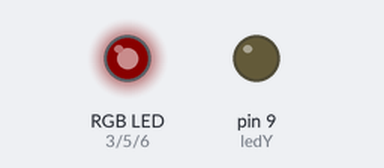
The sketch below on a simulated Arduino Uno, built with avr-gcc and run on an emulated ATmega328P. Parts: an RGB LED mixed from three pins (HIGH = lit), output pins drawn as LEDs (lit = HIGH). Dim RGB values are drawn brighter than linear.

Above: at 0.05 s.
At 0.9 s:
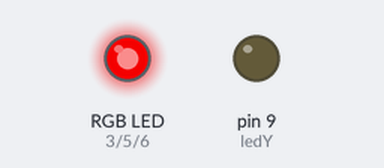
At 1.8 s:
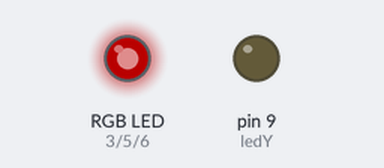
At 3.95 s:
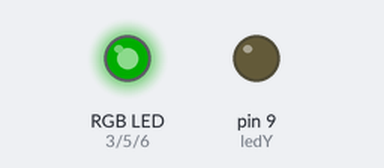
At 6.0 s:
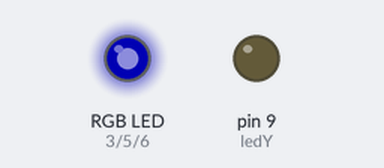
At 8.1 s:
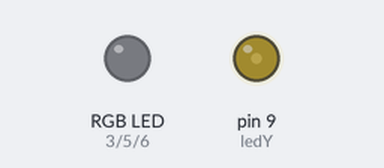
Timing chart, 0 to 10.8 s (numbered marks = the images above):
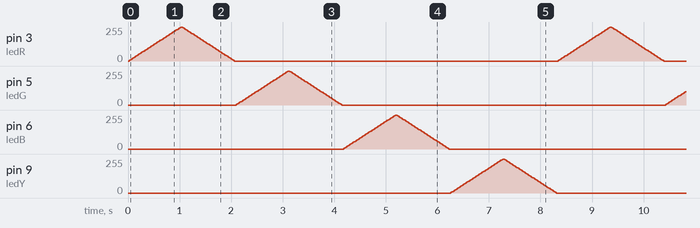

The sketch:

ARnn_4_led_start.ino
```cpp
/*
 Dimming 4 leds
 */

int ledR = 3;    // LED connected to digital pin 3
int ledG = 5;
int ledB = 6;
int ledY = 9;

int dimTime = 20;

void setup()  {
  // nothing happens in setup
}

void loop()  {
  // fade in from min to max in increments of 5 points:
  for(int fadeValue = 0 ; fadeValue <= 255; fadeValue +=5) {
    // sets the value (range from 0 to 255):
    analogWrite(ledR, fadeValue);
    // wait for 30 milliseconds to see the dimming effect
    delay(dimTime);
  }

  // fade out from max to min in increments of 5 points:
  for(int fadeValue = 255; fadeValue >= 0; fadeValue -=5){
    //sets the value (range from 0 to 255);
    analogWrite(ledR, fadeValue);
    //wait for 30 milliseconds to see the dimming effect
    delay(dimTime);
  }
  // fade in from min to max in increments of 5 points:
  for(int fadeValue = 0 ; fadeValue <= 255; fadeValue +=5) {
    // sets the value (range from 0 to 255):
    analogWrite(ledG, fadeValue);
    // wait for 30 milliseconds to see the dimming effect
    delay(dimTime);
  }

  // fade out from max to min in increments of 5 points:
  for(int fadeValue = 255; fadeValue >= 0; fadeValue -=5){
    //sets the value (range from 0 to 255);
    analogWrite(ledG, fadeValue);
    //wait for 30 milliseconds to see the dimming effect
    delay(dimTime);
  }
  // fade in from min to max in increments of 5 points:
  for(int fadeValue = 0 ; fadeValue <= 255; fadeValue +=5) {
    // sets the value (range from 0 to 255):
    analogWrite(ledB, fadeValue);
    // wait for 30 milliseconds to see the dimming effect
    delay(dimTime);
  }

  // fade out from max to min in increments of 5 points:
  for(int fadeValue = 255; fadeValue >= 0; fadeValue -=5){
    //sets the value (range from 0 to 255);
    analogWrite(ledB, fadeValue);
    //wait for 30 milliseconds to see the dimming effect
    delay(dimTime);
  }
  // fade in from min to max in increments of 5 points:
  for(int fadeValue = 0 ; fadeValue <= 255; fadeValue +=5) {
    // sets the value (range from 0 to 255):
    analogWrite(ledY, fadeValue);
    // wait for 30 milliseconds to see the dimming effect
    delay(dimTime);
  }

  // fade out from max to min in increments of 5 points:
  for(int fadeValue = 255; fadeValue >= 0; fadeValue -=5){
    //sets the value (range from 0 to 255);
    analogWrite(ledY, fadeValue);
    //wait for 30 milliseconds to see the dimming effect
    delay(dimTime);
  }


}
```
